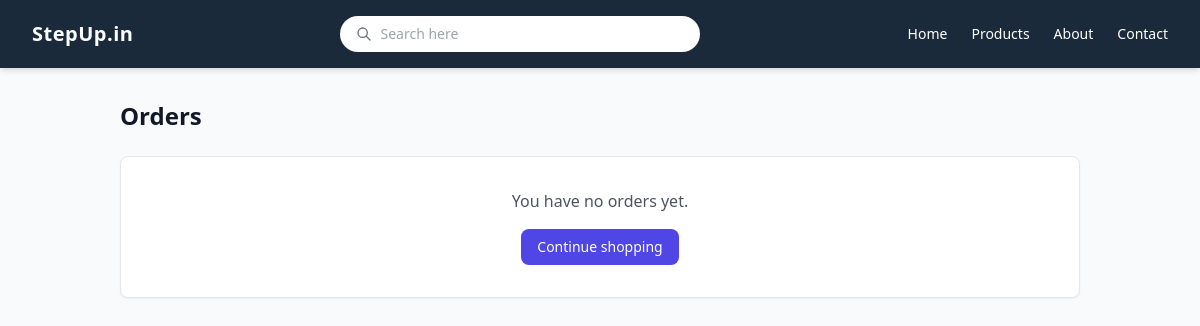
/orders/, run on an earlier commit of the app's database.
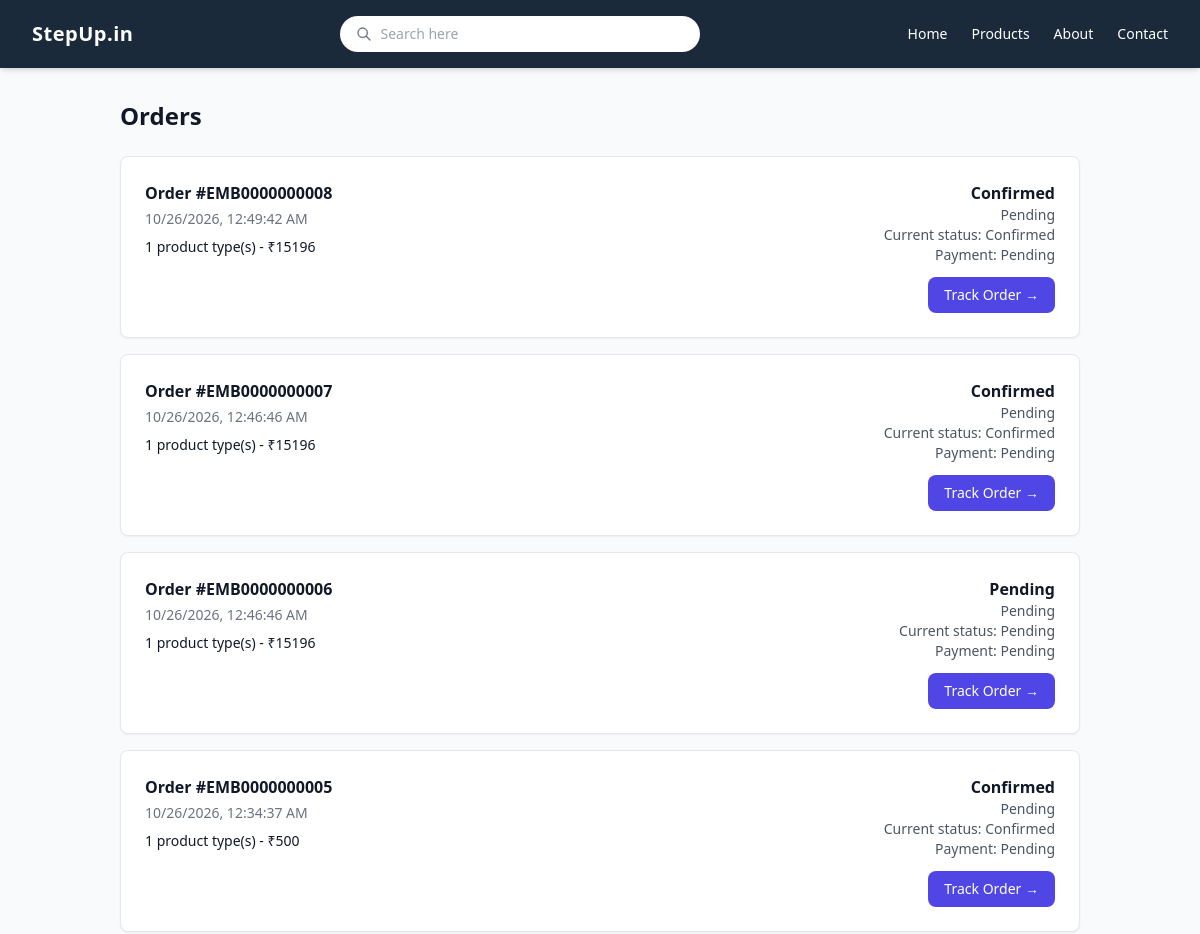
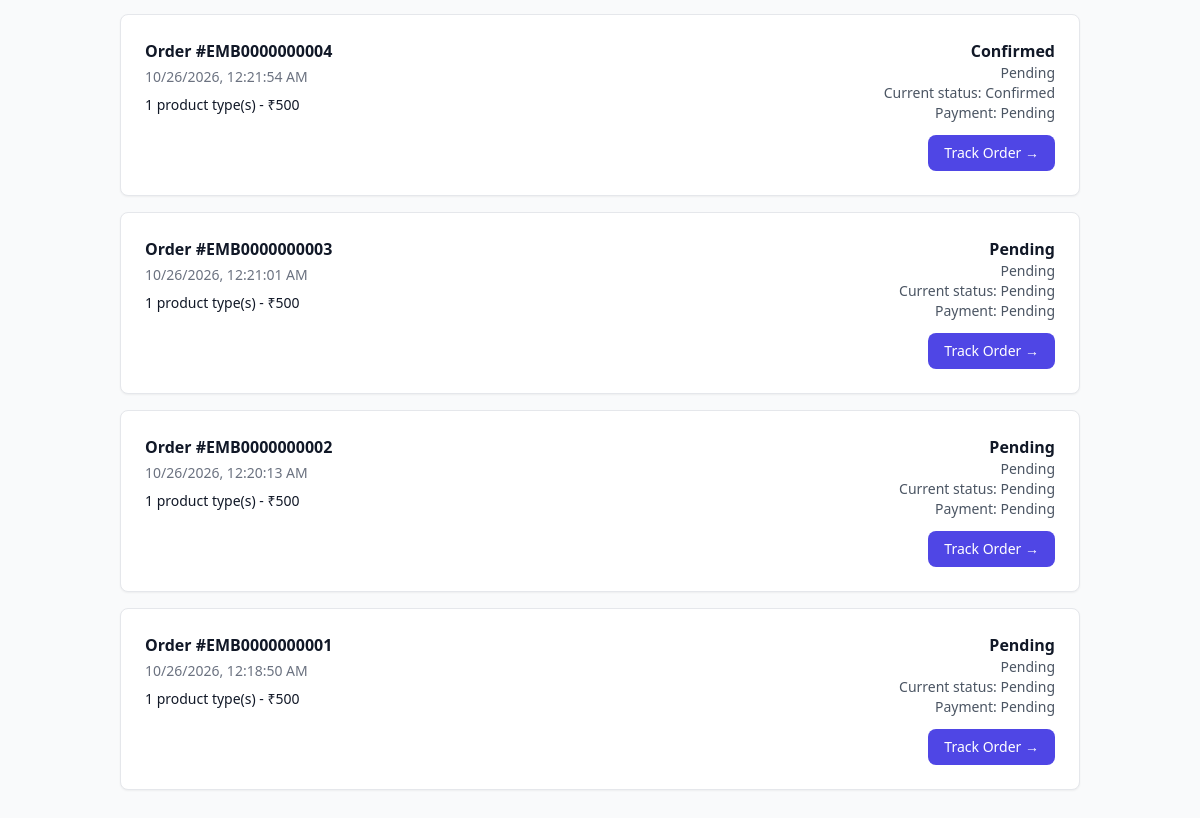
And on a later commit of the database (2 pictures, top to bottom).
### store/models.py (models this page shows, shortened)
class Order(models.Model):
    product_name = models.CharField(max_length=200, blank=True)
    amount = models.PositiveIntegerField(help_text="Amount in paise")
    payment_method = models.CharField(max_length=20)
    payment_id = models.CharField(max_length=100, blank=True)
    customer_name = models.CharField(max_length=150, blank=True)
    status = models.CharField(max_length=30, default="pending")
    created_at = models.DateTimeField(auto_now_add=True)

### store/views.py (the view)
# urls.py: path('orders/', views.my_orders, name='my_orders'),
def my_orders(request):
    orders = Order.objects.all().order_by('-created_at')
    order_cards = []
    for order in orders:
        card = _order_payload(order)
        card['date'] = order.created_at
        order_cards.append(card)
    return render(request, 'orders.html', {'orders': order_cards})

### store/views.py (called while the page is built)
def _order_payload(order):
    product_count = len([
        product_name.strip()
        for product_name in order.product_name.split(',')
        if product_name.strip()
    ]) or 1
    status = 'Confirmed' if order.status in {'created', 'paid'} else order.status.title()
    payment_status = 'Paid' if order.status == 'paid' else 'Pending'
    return {
        'id': f'EMB{order.id:010d}',
        'track_id': order.id,
        'date': order.created_at.isoformat(),
        'product_count': product_count,
        'total': order.amount // 100,
        'status': status,
        'payment_status': payment_status,
    }

### store/templates/orders.html (shortened to what this page needs)
<!doctype html>
<html lang="en">
<head>
  <script src="https://cdn.tailwindcss.com"></script>
</head>
<body class="min-h-screen bg-gray-50 text-gray-900">
  <header class="bg-[#1a2a3a] text-white shadow-md">
    <nav class="mx-auto flex max-w-7xl flex-wrap items-center justify-between gap-4 px-4 py-4 sm:px-6 lg:px-8">
      <a href="/" class="text-xl font-bold tracking-wide">StepUp.in</a>
      <div class="order-3 flex w-full items-center gap-2 rounded-full bg-white px-4 py-2 text-gray-700 sm:order-2 sm:w-auto sm:min-w-[280px] lg:min-w-[360px]">
        <svg class="h-4 w-4 shrink-0 text-gray-500" fill="none" stroke="currentColor" viewBox="0 0 24 24" aria-hidden="true"><path stroke-linecap="round" stroke-linejoin="round" stroke-width="2" d="m21 21-6-6m2-5a7 7 0 1 1-14 0 7 7 0 0 1 14 0Z"/></svg>
        <input type="search" placeholder="Search here" aria-label="Search shoes" class="w-full bg-transparent text-sm outline-none">
      </div>
      <div class="order-2 flex items-center gap-4 text-sm sm:order-3 sm:gap-6">
        <a href="/" class="hover:text-gray-300">Home</a>
        <a href="/" class="hover:text-gray-300">Products</a>
        <a href="/" class="hidden hover:text-gray-300 sm:inline">About</a>
        <a href="/" class="hidden hover:text-gray-300 sm:inline">Contact</a>
      </div>
    </nav>
  </header>
  <main class="mx-auto max-w-5xl px-4 py-8 sm:px-6 lg:px-8">
    <h1 class="mb-6 text-2xl font-bold">Orders</h1>
    {% if orders %}
      {% for order in orders %}
        <article class="mb-4 flex flex-col gap-6 rounded-lg border border-gray-200 bg-white p-5 shadow-sm sm:flex-row sm:items-start sm:justify-between sm:p-6">
          <div>
            <p class="font-bold">Order #{{ order.id }}</p>
            <p class="mt-1 text-sm text-gray-500">{{ order.date|date:"m/d/Y, g:i:s A" }}</p>
            <p class="mt-2 text-sm">{{ order.product_count }} product type(s) - ₹{{ order.total|floatformat:0 }}</p>
          </div>
          <div class="sm:text-right">
            <p class="font-bold">{{ order.status }}</p>
            <p class="text-sm text-gray-600">{{ order.payment_status }}</p>
            <p class="text-sm text-gray-600">Current status: {{ order.status }}</p>
            <p class="text-sm text-gray-600">Payment: {{ order.payment_status }}</p>
            <a href="/track/{{ order.track_id }}/" class="mt-3 inline-block rounded-lg bg-indigo-600 px-4 py-2 text-sm text-white transition hover:bg-indigo-700">Track Order →</a>
          </div>
        </article>
      {% endfor %}
    {% else %}
      <div class="rounded-lg border border-gray-200 bg-white p-8 text-center shadow-sm">
        <p class="text-gray-600">You have no orders yet.</p>
        <a href="/" class="mt-4 inline-block rounded-lg bg-indigo-600 px-4 py-2 text-sm text-white hover:bg-indigo-700">Continue shopping</a>
      </div>
    {% endif %}
  </main>
</body>
</html>

What changed in the data, as far as the page shows it:
added Order: date "10/26/2026, 12:49:42 AM"
added Order: date "10/26/2026, 12:46:46 AM"
added Order: date "10/26/2026, 12:46:46 AM"
added Order: date "10/26/2026, 12:34:37 AM"
added Order: date "10/26/2026, 12:21:54 AM"
added Order: date "10/26/2026, 12:21:01 AM"
added Order: date "10/26/2026, 12:20:13 AM"
added Order: date "10/26/2026, 12:18:50 AM"
Also different on the page:
new list line: "Order # EMB0000000008 1 product type(s) - ₹ 15196 Confirmed Pending Current status: Confirmed Payment: Pending Track Order →"
new list line: "Order # EMB0000000007 1 product type(s) - ₹ 15196 Confirmed Pending Current status: Confirmed Payment: Pending Track Order →"
new list line: "Order # EMB0000000006 1 product type(s) - ₹ 15196 Pending Pending Current status: Pending Payment: Pending Track Order →"
new list line: "Order # EMB0000000005 1 product type(s) - ₹ 500 Confirmed Pending Current status: Confirmed Payment: Pending Track Order →"
new list line: "Order # EMB0000000004 1 product type(s) - ₹ 500 Confirmed Pending Current status: Confirmed Payment: Pending Track Order →"
new list line: "Order # EMB0000000003 1 product type(s) - ₹ 500 Pending Pending Current status: Pending Payment: Pending Track Order →"
new list line: "Order # EMB0000000002 1 product type(s) - ₹ 500 Pending Pending Current status: Pending Payment: Pending Track Order →"
new list line: "Order # EMB0000000001 1 product type(s) - ₹ 500 Pending Pending Current status: Pending Payment: Pending Track Order →"
text no longer shown: "You have no orders yet. Continue shopping"
